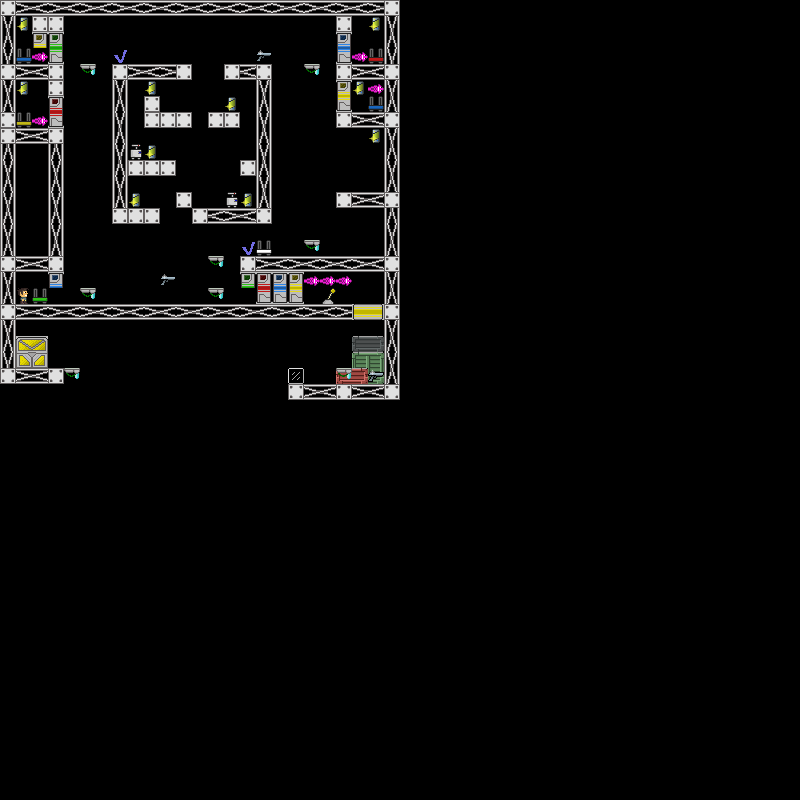

The image is a tile-based game level rendered from a .tmx file. Its description and source (layers, tilesets, objects; grid data summarised) follow:
An orthogonal 50x50 tile map with 16x16 px tiles, 4 tile layers (BG, MAP, SPRITES, FG), 4 tilesets.

<map version="1.10" tiledversion="1.10.1" orientation="orthogonal" renderorder="right-down" width="50" height="50" tilewidth="16" tileheight="16" infinite="0" nextlayerid="5" nextobjectid="1">
 <editorsettings>
  <export target="Level_01.csv" format="csv" />
 </editorsettings>
 <tileset firstgid="1" name="BG" tilewidth="16" tileheight="16" tilecount="2400" columns="20">
  <image source="../BgMap.png" width="320" height="1920" />
 </tileset>
 <tileset firstgid="2401" name="Map" tilewidth="16" tileheight="16" tilecount="1200" columns="20">
  <image source="../TileMap.png" width="320" height="960" />
  <wangsets>
   <wangset name="Terrains" type="corner" tile="-1">
    <wangcolor name="White PHAT" color="#ff0000" tile="84" probability="1" />
    <wangcolor name="White Thin" color="#00ff00" tile="87" probability="1" />
    <wangcolor name="Metal Thin" color="#0000ff" tile="227" probability="1" />
    <wangcolor name="Purple PHATT" color="#ff7700" tile="152" probability="1" />
    <wangcolor name="DIRT" color="#00e9ff" tile="821" probability="1" />
    <wangcolor name="New Terrain" color="#ff00d8" tile="375" probability="1" />
    <wangtile tileid="63" wangid="0,0,0,1,0,0,0,0" />
    <wangtile tileid="64" wangid="0,0,0,1,0,1,0,0" />
    <wangtile tileid="65" wangid="0,0,0,0,0,1,0,0" />
    <wangtile tileid="66" wangid="0,0,0,1,0,0,0,0" />
    <wangtile tileid="67" wangid="0,0,0,0,0,1,0,0" />
    <wangtile tileid="81" wangid="0,1,0,0,0,1,0,1" />
    <wangtile tileid="82" wangid="0,1,0,1,0,0,0,1" />
    <wangtile tileid="83" wangid="0,1,0,1,0,0,0,0" />
    <wangtile tileid="84" wangid="0,1,0,1,0,1,0,1" />
    <wangtile tileid="85" wangid="0,0,0,0,0,1,0,1" />
    <wangtile tileid="86" wangid="0,1,0,0,0,0,0,0" />
    <wangtile tileid="87" wangid="0,0,0,0,0,0,0,1" />
    <wangtile tileid="101" wangid="0,0,0,1,0,1,0,1" />
    <wangtile tileid="102" wangid="0,1,0,1,0,1,0,0" />
    <wangtile tileid="103" wangid="0,1,0,0,0,0,0,0" />
    <wangtile tileid="104" wangid="0,1,0,0,0,0,0,1" />
    <wangtile tileid="105" wangid="0,0,0,0,0,0,0,1" />
    <wangtile tileid="206" wangid="0,0,0,3,0,0,0,0" />
    <wangtile tileid="207" wangid="0,0,0,3,0,3,0,0" />
    <wangtile tileid="208" wangid="0,0,0,0,0,3,0,0" />
    <wangtile tileid="226" wangid="0,3,0,3,0,0,0,0" />
    <wangtile tileid="227" wangid="0,3,0,3,0,3,0,3" />
    <wangtile tileid="228" wangid="0,0,0,0,0,3,0,3" />
    <wangtile tileid="246" wangid="0,3,0,0,0,0,0,0" />
    <wangtile tileid="247" wangid="0,3,0,0,0,0,0,3" />
    <wangtile tileid="248" wangid="0,0,0,0,0,0,0,3" />
    <wangtile tileid="257" wangid="0,0,0,6,0,0,0,0" />
    <wangtile tileid="258" wangid="0,0,0,0,0,6,0,0" />
    <wangtile tileid="277" wangid="0,6,0,0,0,0,0,0" />
    <wangtile tileid="278" wangid="0,0,0,0,0,0,0,6" />
    <wangtile tileid="337" wangid="0,3,0,0,0,3,0,3" />
    <wangtile tileid="338" wangid="0,3,0,3,0,0,0,3" />
    <wangtile tileid="352" wangid="0,6,0,6,0,6,0,0" />
    <wangtile tileid="353" wangid="0,0,0,6,0,6,0,6" />
    <wangtile tileid="354" wangid="0,0,0,6,0,0,0,0" />
    <wangtile tileid="355" wangid="0,0,0,6,0,6,0,0" />
    <wangtile tileid="356" wangid="0,0,0,0,0,6,0,0" />
    <wangtile tileid="357" wangid="0,0,0,3,0,3,0,3" />
    <wangtile tileid="358" wangid="0,3,0,3,0,3,0,0" />
    <wangtile tileid="372" wangid="0,6,0,6,0,0,0,6" />
    <wangtile tileid="373" wangid="0,6,0,0,0,6,0,6" />
    <wangtile tileid="374" wangid="0,6,0,6,0,0,0,0" />
    <wangtile tileid="376" wangid="0,0,0,0,0,6,0,6" />
    <wangtile tileid="394" wangid="0,6,0,0,0,0,0,0" />
    <wangtile tileid="395" wangid="0,6,0,0,0,0,0,6" />
    <wangtile tileid="396" wangid="0,0,0,0,0,0,0,6" />
    <wangtile tileid="452" wangid="0,3,0,0,0,0,0,0" />
    <wangtile tileid="453" wangid="0,0,0,0,0,0,0,3" />
    <wangtile tileid="472" wangid="0,0,0,3,0,0,0,0" />
    <wangtile tileid="473" wangid="0,0,0,0,0,3,0,0" />
    <wangtile tileid="486" wangid="0,4,0,4,0,4,0,4" />
    <wangtile tileid="487" wangid="0,4,0,4,0,4,0,4" />
    <wangtile tileid="488" wangid="0,4,0,4,0,4,0,4" />
    <wangtile tileid="506" wangid="0,4,0,4,0,4,0,4" />
    <wangtile tileid="507" wangid="0,4,0,4,0,4,0,4" />
    <wangtile tileid="508" wangid="0,4,0,4,0,4,0,4" />
    <wangtile tileid="526" wangid="0,4,0,4,0,4,0,4" />
    <wangtile tileid="527" wangid="0,4,0,4,0,4,0,4" />
    <wangtile tileid="528" wangid="0,4,0,4,0,4,0,4" />
    <wangtile tileid="545" wangid="0,0,0,0,0,0,0,4" />
    <wangtile tileid="546" wangid="0,4,0,0,0,0,0,0" />
    <wangtile tileid="565" wangid="0,0,0,0,0,4,0,0" />
    <wangtile tileid="566" wangid="0,0,0,4,0,0,0,0" />
    <wangtile tileid="800" wangid="0,5,0,5,0,5,0,5" />
    <wangtile tileid="801" wangid="0,5,0,5,0,5,0,5" />
    <wangtile tileid="802" wangid="0,5,0,5,0,5,0,5" />
    <wangtile tileid="820" wangid="0,5,0,5,0,5,0,5" />
    <wangtile tileid="821" wangid="0,5,0,5,0,5,0,5" />
    <wangtile tileid="822" wangid="0,5,0,5,0,5,0,5" />
    <wangtile tileid="840" wangid="0,5,0,5,0,5,0,5" />
    <wangtile tileid="841" wangid="0,5,0,5,0,5,0,5" />
    <wangtile tileid="842" wangid="0,5,0,5,0,5,0,5" />
   </wangset>
  </wangsets>
 </tileset>
 <tileset firstgid="3601" name="Sprites" tilewidth="16" tileheight="16" tilecount="110" columns="10">
  <image source="../MovingSprites.png" width="160" height="176" />
 </tileset>
 <tileset firstgid="3711" name="Foreground" tilewidth="16" tileheight="16" tilecount="3663" columns="37">
  <image source="../ForeGroundMap.png" width="592" height="1584" />
 </tileset>
 <layer id="4" name="BG" width="50" height="50">
  <data>[2500 cells, 800 non-empty, 2 distinct tile ids]</data>
 </layer>
 <layer id="3" name="MAP" width="50" height="50">
  <data>[2500 cells, 617 non-empty, 15 distinct tile ids]</data>
 </layer>
 <layer id="2" name="SPRITES" width="50" height="50">
  <data>[2500 cells, 600 non-empty, 29 distinct tile ids]</data>
 </layer>
 <layer id="1" name="FG" width="50" height="50">
  <data>[2500 cells, 800 non-empty, 1 distinct tile ids]</data>
 </layer>
</map>
